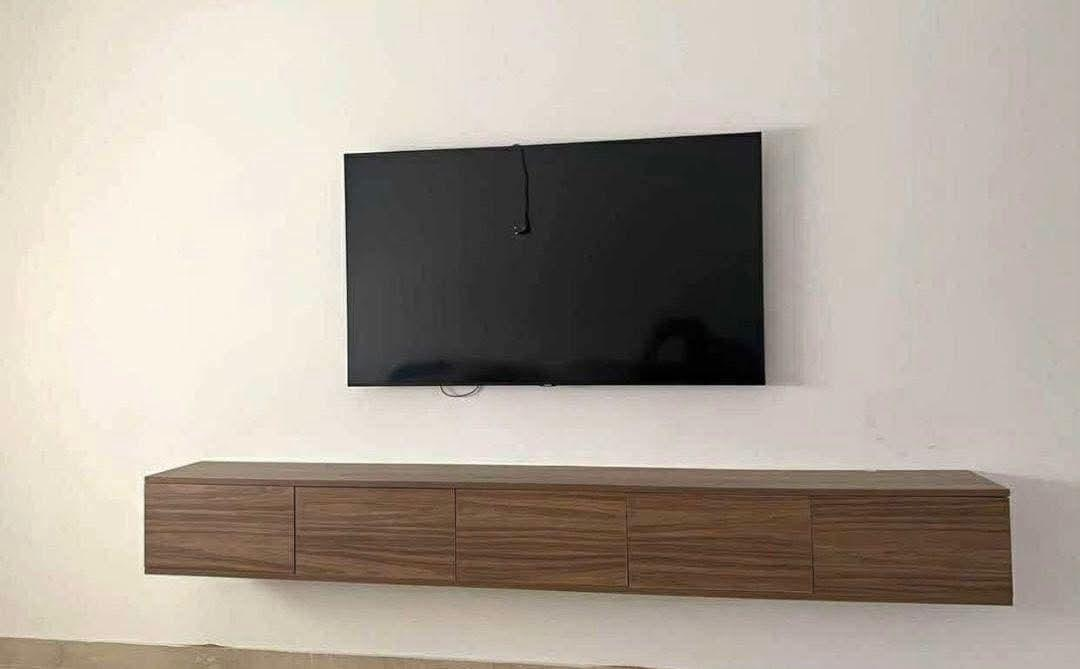
#> input picture pic/WhatsApp Unknown 2026-09-12 at 23.51.04/WhatsApp Image 2026-09-12 at 23.49.34 (1).jpeg, 1080 x 669 px, found by its file name; its folder holds only this picture in this run
$ python make_sheets.py
#> lines starting #> are read from the running program, lines starting #| are printed output that depends on the picture
"""Build numbered contact sheets from the WhatsApp product photos."""
import os
from PIL import Image

SRC = r"pic/WhatsApp Unknown 2026-09-12 at 23.51.04"
OUT = "pic/_sheets"
os.makedirs(OUT, exist_ok=True)

# Keep WhatsApp's chronological order.
files = sorted(
    f for f in os.listdir(SRC)
    if f.lower().endswith((".jpeg", ".jpg", ".png", ".webp"))
)
print(f"{len(files)} images")

COLS, ROWS = 4, 4  # 16 per sheet
THUMB_W = 320
THUMB_H = 320
LABEL_H = 28

sheet_idx = 0
for start in range(0, len(files), COLS * ROWS):
    batch = files[start:start + COLS * ROWS]
    rows = (len(batch) + COLS - 1) // COLS
    sheet = Image.new("RGB", (COLS * THUMB_W, rows * (THUMB_H + LABEL_H)), "white")
#> sheet: PIL image 1280x348 RGB; every value is 255
    from PIL import ImageDraw
    draw = ImageDraw.Draw(sheet)
    for i, fname in enumerate(batch):
        col, row = i % COLS, i // COLS
        try:
            im = Image.open(os.path.join(SRC, fname)).convert("RGB")
#> im is the input picture: PIL image 1080x669 RGB; mean R, G, B 174.3, 164.4, 154.2
            im.thumbnail((THUMB_W, THUMB_H))
#> im: PIL image 320x198 RGB
            x = col * THUMB_W + (THUMB_W - im.width) // 2
#> x = 0
            y = row * (THUMB_H + LABEL_H) + (THUMB_H - im.height) // 2
#> y = 61
            sheet.paste(im, (x, y))
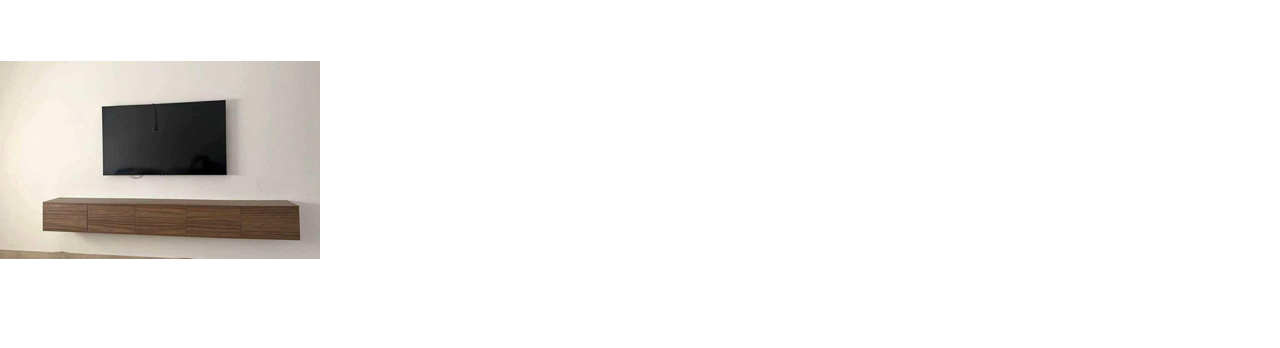
#> sheet: PIL image 1280x348 RGB; mean R, G, B 243.5, 242.1, 240.7
        except Exception as e:
            print(f"skip {fname}: {e}")
        label = f"#{start + i + 1}"
        draw.text(
            (col * THUMB_W + 8, row * (THUMB_H + LABEL_H) + THUMB_H + 6),
            label, fill="black",
        )
    sheet_idx += 1
    out = os.path.join(OUT, f"sheet-{sheet_idx:02d}.png")
    sheet.save(out)
    print(out, len(batch), "images")

$ run again, on pic/WhatsApp Unknown 2026-09-12 at 23.51.04/WhatsApp Image 2026-09-12 at 23.49.35 (3).jpeg
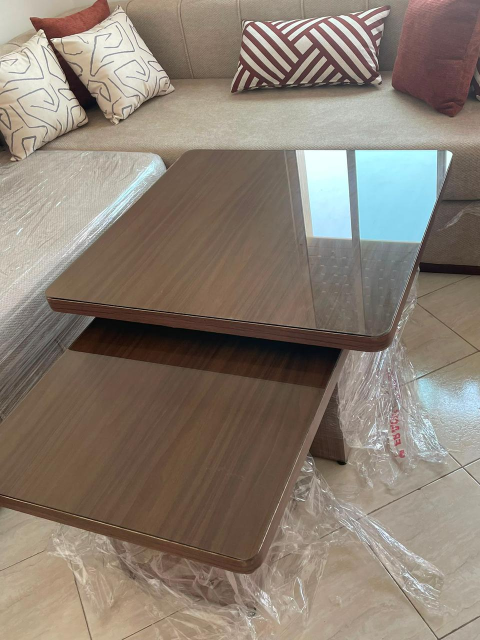
#> input picture pic/WhatsApp Unknown 2026-09-12 at 23.51.04/WhatsApp Image 2026-09-12 at 23.49.35 (3).jpeg, 960 x 1280 px, found by its file name (shown at 1/2 size)
#> im is the input picture: PIL image 960x1280 RGB; mean R, G, B 137.6, 125.9, 114
#> `im.thumbnail((THUMB_W, THUMB_H))`:
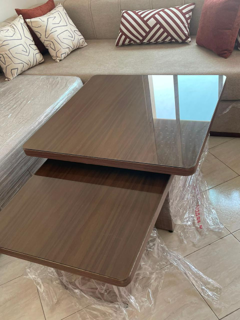
#> im: PIL image 240x320 RGB; mean R, G, B 137.8, 126.1, 114.2
#> `sheet.paste(im, (x, y))`:
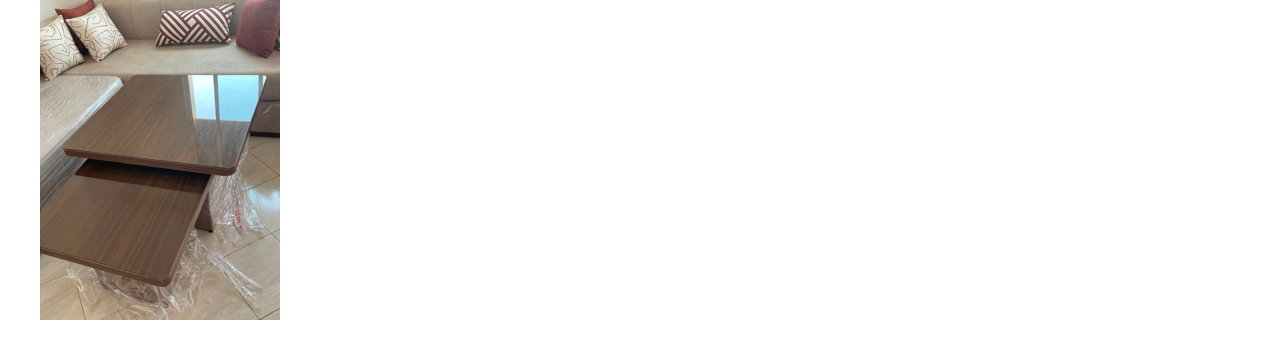
#> sheet: PIL image 1280x348 RGB; mean R, G, B 234.8, 232.8, 230.7

$ run again, on pic/WhatsApp Unknown 2026-09-12 at 23.51.04/WhatsApp Image 2026-09-12 at 23.49.35 (4).jpeg
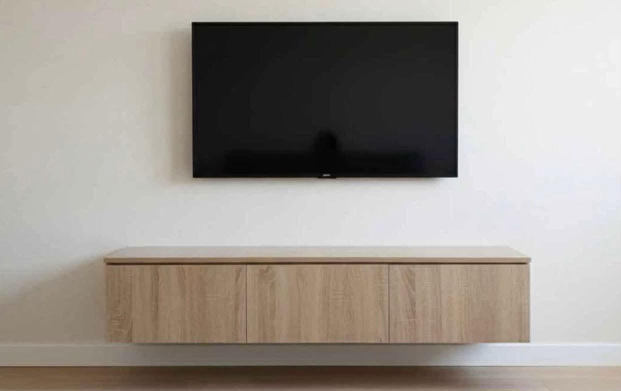
#> input picture pic/WhatsApp Unknown 2026-09-12 at 23.51.04/WhatsApp Image 2026-09-12 at 23.49.35 (4).jpeg, 1242 x 782 px, found by its file name (shown at 1/2 size)
#> im is the input picture: PIL image 1242x782 RGB; mean R, G, B 157.2, 151.1, 144.6
#> `im.thumbnail((THUMB_W, THUMB_H))`:
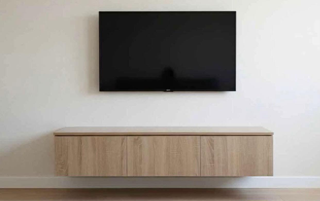
#> im: PIL image 320x201 RGB; mean R, G, B 157.2, 151, 144.6
#> `sheet.paste(im, (x, y))`:
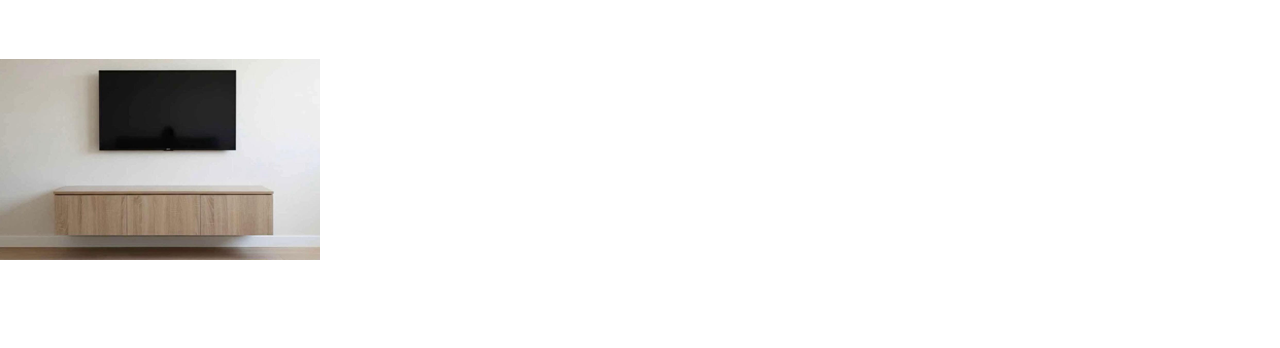
#> sheet: PIL image 1280x348 RGB; mean R, G, B 240.9, 240, 239.1

$ run again, on pic/WhatsApp Unknown 2026-09-12 at 23.51.04/WhatsApp Image 2026-09-12 at 23.49.35 (5).jpeg
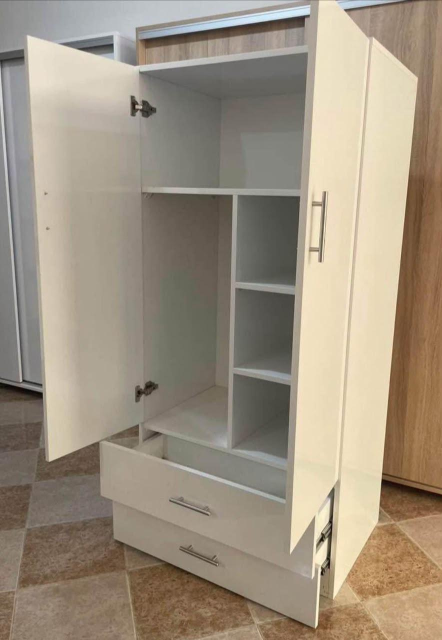
#> input picture pic/WhatsApp Unknown 2026-09-12 at 23.51.04/WhatsApp Image 2026-09-12 at 23.49.35 (5).jpeg, 884 x 1280 px, found by its file name (shown at 1/2 size)
#> im is the input picture: PIL image 884x1280 RGB; mean R, G, B 158.5, 146, 128.4
#> `im.thumbnail((THUMB_W, THUMB_H))`:
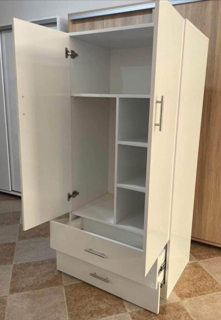
#> im: PIL image 221x320 RGB; mean R, G, B 158.6, 146.2, 128.5
#> `sheet.paste(im, (x, y))`:
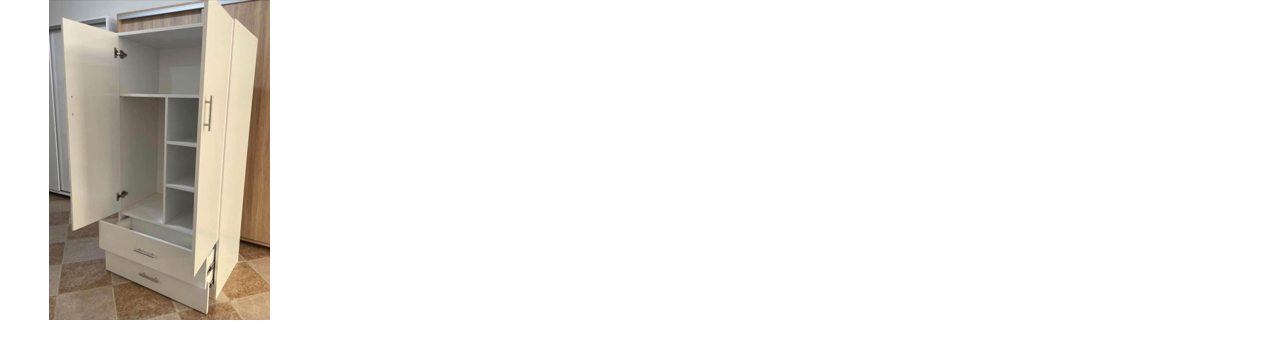
#> sheet: PIL image 1280x348 RGB; mean R, G, B 239.7, 237.7, 234.9

$ run again, on pic/WhatsApp Unknown 2026-09-12 at 23.51.04/WhatsApp Image 2026-09-12 at 23.49.34.jpeg
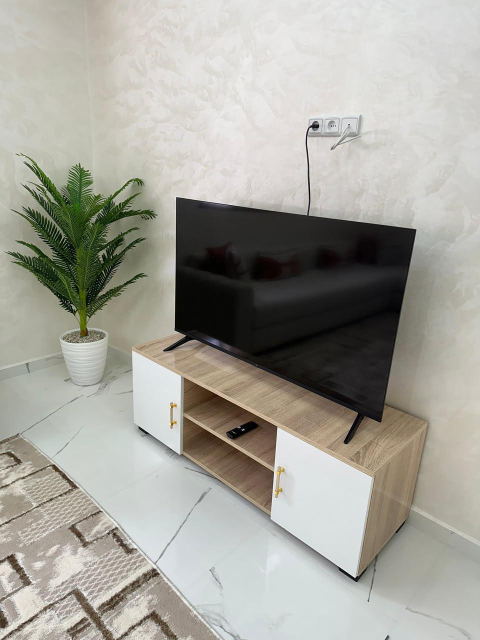
#> input picture pic/WhatsApp Unknown 2026-09-12 at 23.51.04/WhatsApp Image 2026-09-12 at 23.49.34.jpeg, 960 x 1280 px, found by its file name (shown at 1/2 size)
#> im is the input picture: PIL image 960x1280 RGB; mean R, G, B 164.7, 163.4, 155.2
#> `im.thumbnail((THUMB_W, THUMB_H))`:
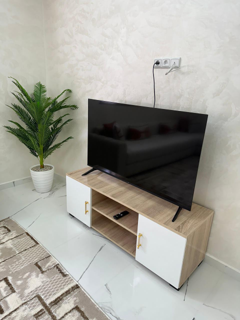
#> im: PIL image 240x320 RGB; mean R, G, B 164.9, 163.6, 155.3
#> `sheet.paste(im, (x, y))`:
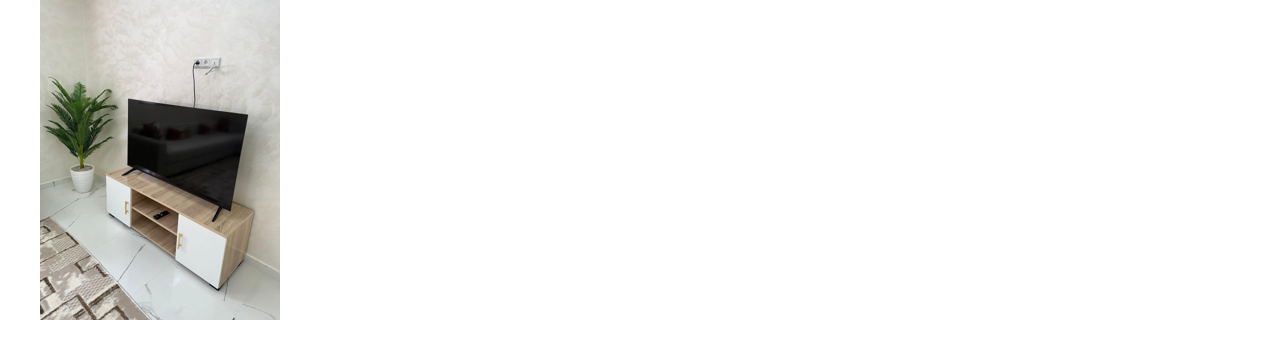
#> sheet: PIL image 1280x348 RGB; mean R, G, B 239.5, 239.2, 237.8
